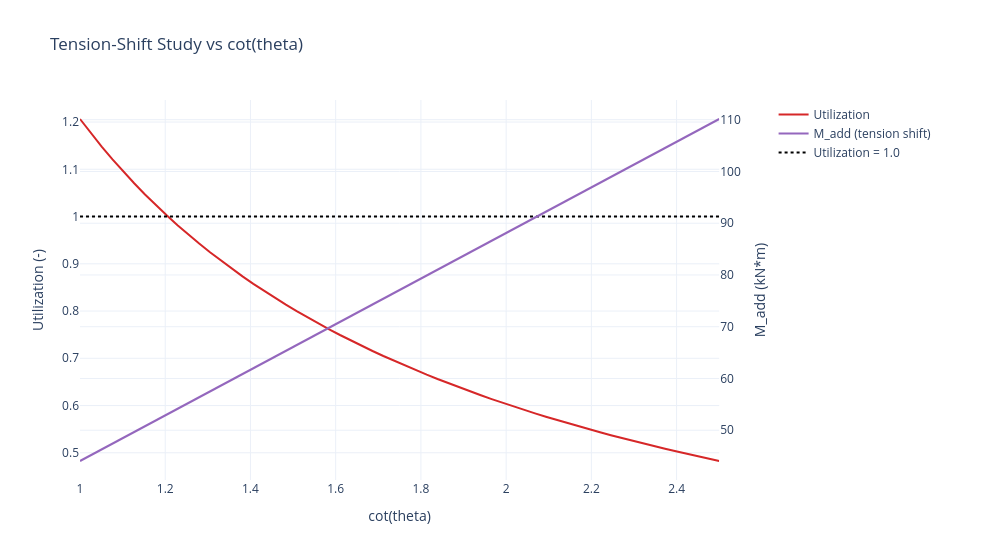

Notebook code cell kept with this figure:
### Markdown cell above
## 4. Cot(theta) Moment-Shift Study

Shows utilization and tension-shift add-on moment (`M_add`) versus cot(theta).

### Code cell
fig_cot_shift = check.plot_cot_theta_moment_shift_study(
    load_case=load_case,
    n_points=60,
    show=False,
)
fig_cot_shift
